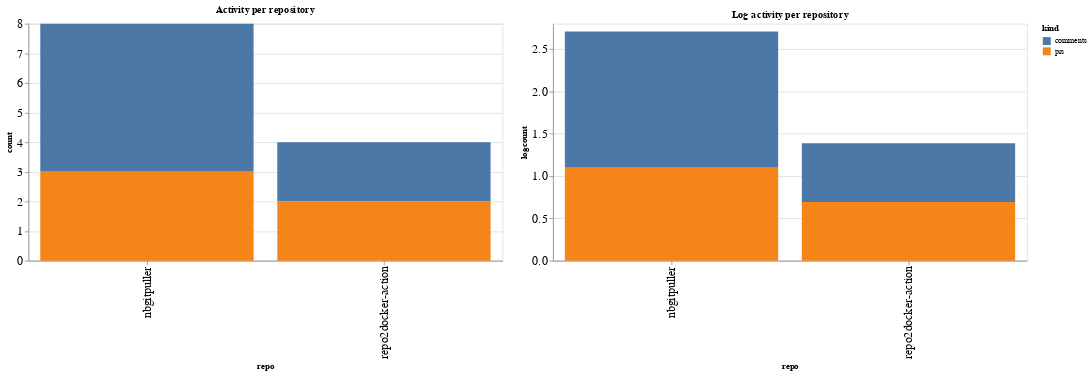

Notebook cell for this chart:
### Code cell
ch1 = alt.Chart(repo_summaries, width=600, title="Activity per repository").mark_bar().encode(
    x='repo',
    y='count',
    color='kind',
    tooltip="kind"
)

ch2 = alt.Chart(repo_summaries, width=600, title="Log activity per repository").mark_bar().encode(
    x='repo',
    y='logcount',
    color='kind',
    tooltip="kind"
)

ch1 | ch2

### Figure 1 — Vega-Lite specification as saved in the notebook (floating-point values rounded to 4 significant figures)
{"config": {"axisLeft": {"labelFontSize": 15}, "axisBottom": {"labelFontSize": 15}}, "hconcat": [{"mark": "bar", "encoding": {"color": {"type": "nominal", "field": "kind"}, "tooltip": {"type": "nominal", "field": "kind"}, "x": {"type": "nominal", "field": "repo"}, "y": {"type": "quantitative", "field": "count"}}, "title": "Activity per repository", "width": 600}, {"mark": "bar", "encoding": {"color": {"type": "nominal", "field": "kind"}, "tooltip": {"type": "nominal", "field": "kind"}, "x": {"type": "nominal", "field": "repo"}, "y": {"type": "quantitative", "field": "logcount"}}, "title": "Log activity per repository", "width": 600}], "data": {"name": "data-066c836c65411191a6484acdb41a62b2"}, "$schema": "https://vega.github.io/schema/vega-lite/v4.8.1.json", "datasets": {"data-066c836c65411191a6484acdb41a62b2": [{"repo": "nbgitpuller", "kind": "comments", "count": 5, "logcount": 1.609}, {"repo": "nbgitpuller", "kind": "prs", "count": 3, "logcount": 1.099}, {"repo": "repo2docker-action", "kind": "comments", "count": 2, "logcount": 0.6931}, {"repo": "repo2docker-action", "kind": "prs", "count": 2, "logcount": 0.6931}]}}
